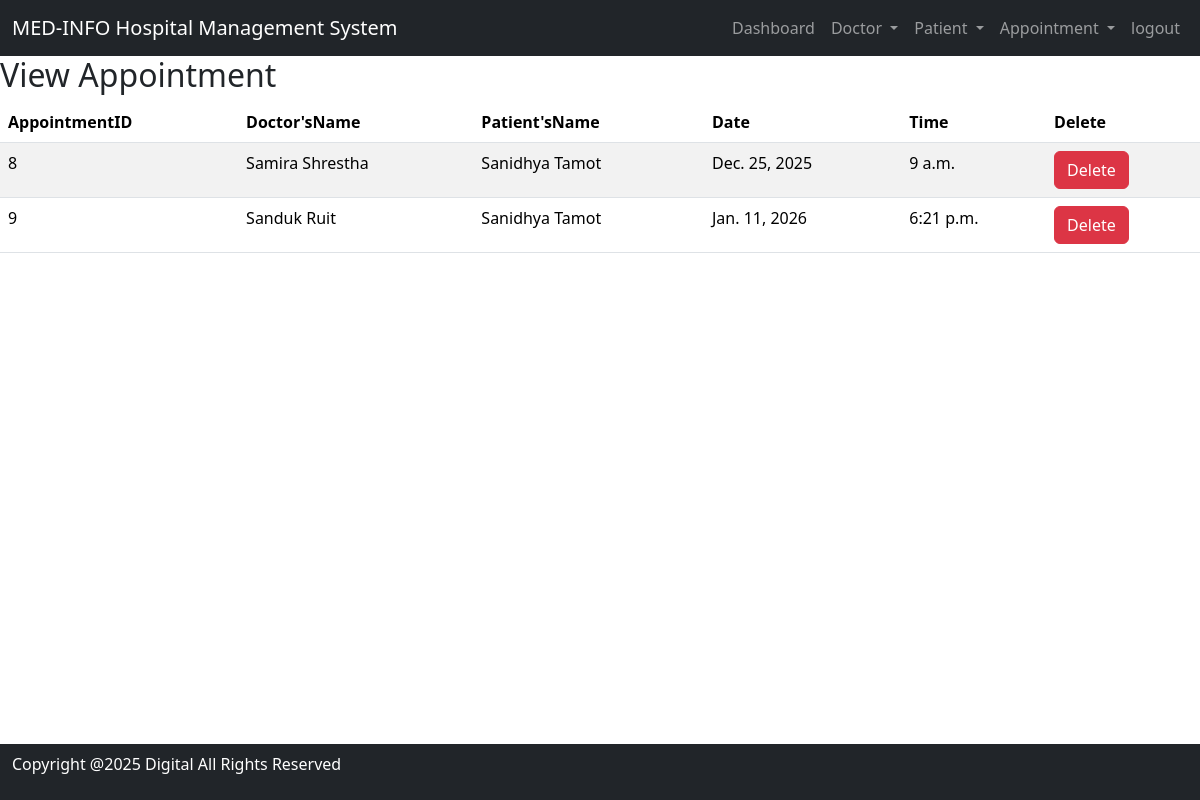
The page /view_appointment/ (signed in) on the database its author committed.
### hospital/models.py (models this page shows, shortened)
class Appointment(models.Model):
    Doctor= models.ForeignKey(Doctor,on_delete=models.CASCADE)
    Patient= models.ForeignKey(Patient,on_delete=models.CASCADE)
    date = models.DateField()
    time = models.TimeField()

class Doctor(models.Model):
    Name= models.CharField(max_length=100)
    Mobile= models.IntegerField()
    Special = models.CharField(max_length=100)
    email = models.EmailField(max_length=100, blank=True, null=True)        # ADD THIS
    password = models.CharField(max_length=128)

class Patient(models.Model):
    Name= models.CharField(max_length=100)
    Gender= models.CharField(max_length=100)
    Mobile = models.CharField(max_length=15)
    Address= models.TextField()
    email = models.EmailField(max_length=100, blank=True, null=True)         # optional
    password = models.CharField(max_length=128)   # ADD THIS

### hospital/views.py (the view)
# urls.py: path('view_appointment/', View_Appointment, name='view_appointment'),
def View_Appointment(request):
    if not request.user.is_authenticated or not request.user.is_staff:
        return redirect('main_login')
    doc = Appointment.objects.all()
    return render(request, 'view_appointment.html', {'doc': doc})

### hospital/templates/view_appointment.html
{%  include 'base.html' %}
{% include 'navigation.html' %}
{% block content %}
<div>
    <h2>
        View Appointment</h2>
         <table id="example" class="table table-striped">
            <thead>
                <tr>
                    <th>AppointmentID</th>
                    <th>Doctor'sName</th>
                    <th>Patient'sName</th>
                    <th>Date</th>
                    <th>Time</th>
                    <th>Delete</th>
                </tr>
            </thead>
            <tbody>
                {% for i in doc %}
                <tr>
                    <td>{{ i.id }}</td>
                    <td>{{ i.Doctor.Name }}</td>
                    <td>{{ i.Patient.Name }}</td>
                    <td>{{ i.date }}</td>
                    <td>{{ i.time}}</td>
                    <td><a href="{% url 'delete_appointment' i.id %}"
                           onclick="return confirm('Are you sure you want to delete?')" class="btn btn-danger"> Delete</a></td>
                </tr>
                {%  endfor %}
            </tbody>
        </table>
</div>
{% endblock %}
{% include 'footer.html' %}

### rows shown on the page
Appointment: id "8", Doctor.Name "Samira Shrestha", Patient.Name "Sanidhya Tamot", date "Dec. 25, 2025", time "9 a.m."
Appointment: id "9", Doctor.Name "Sanduk Ruit", Patient.Name "Sanidhya Tamot", date "Jan. 11, 2026", time "6:21 p.m."
